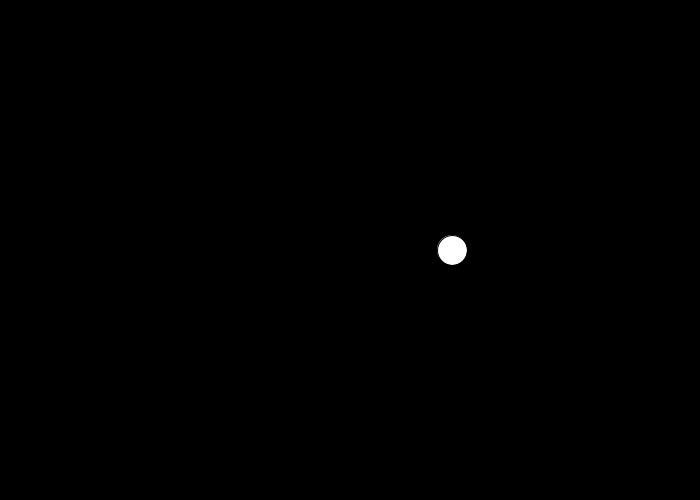
Frame 1 (no input)
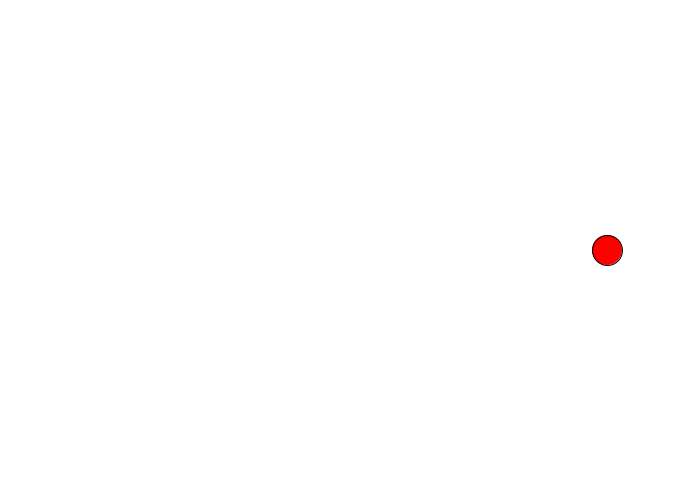
Frame 60 (the mouse pressed at the canvas centre just before this capture)
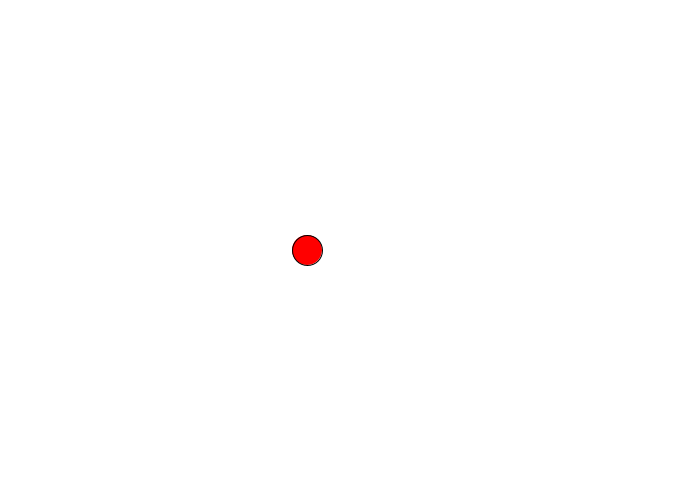
Frame 120 (the mouse held since frame 60 and released just before this capture)

The Processing sketch that drew these frames (run headless with seeded random() and noise(); from frame 60 on, the mouse is pressed at the canvas centre):

// Processing sketch: processing_105020
// ── processing_105020.pde

/*
@autor Ziqu Zou, 07/31/2013, Homework3.0-Moving ball
*/

int ballPosX; //ball's X position 
int ballPosY; //ball's Y position 
int ballW;

int speed;//speed of ball
int backGroundColor;//backgroundcolor

void setup() {
  size(700, 500);
  background(0);

  ballW=30;
  ballPosX=int(random(0, width));
  ballPosY=height/2;

  speed=5;

  fill(255);
}

void draw() {

  background(backGroundColor);


  ellipse(ballPosX, ballPosY, ballW, ballW);

  ballPosX+=speed;
  //ballPosY+=speed;

  if (ballPosX<25||ballPosX>(width-25)) //hit test
  {
    if (ballPosX<25)
    {
      backGroundColor=0;
      fill(255);
    }
    else if (ballPosX>(width-25)) {
      backGroundColor=255;
      fill(255, 0, 0);
    }

    speed=speed*-1;
    print("hit L&R");
  }
}
